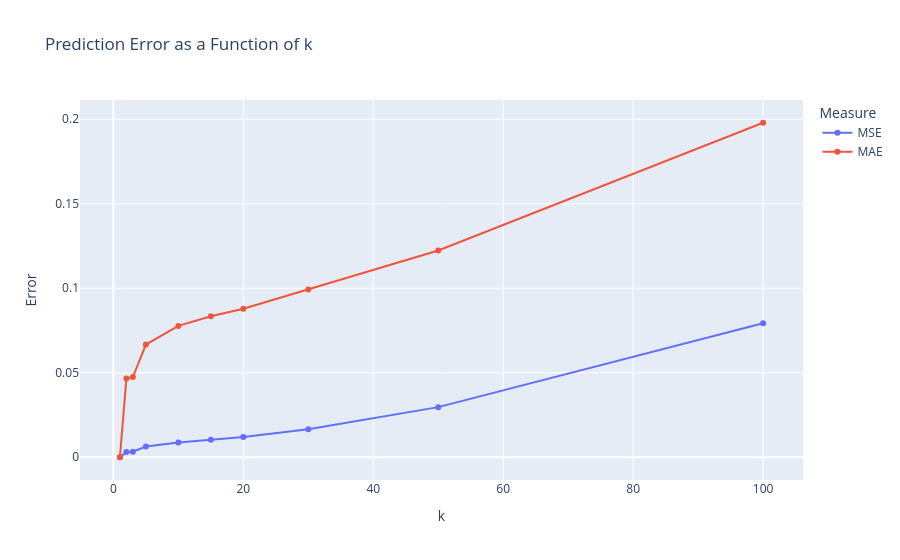

Notebook source saved alongside this figure:
### Code cell
fig = px.line(results, x = "k", y = ["MSE", "MAE"], markers = True,
              title = "Prediction Error as a Function of k",
              labels = {"value": "Error", "variable": "Measure"},
              height = 500)
fig

### Figure 1 — Plotly figure (JSON) as saved in the notebook; plotly's stock layout.template omitted (floating-point values rounded to 4 significant figures)
{"data": [{"hovertemplate": "Measure=MSE<br>k=%{x}<br>Error=%{y}<extra></extra>", "legendgroup": "MSE", "line": {"color": "#636efa", "dash": "solid"}, "marker": {"symbol": "circle"}, "mode": "lines+markers", "name": "MSE", "orientation": "v", "showlegend": true, "type": "scatter", "x": [1, 2, 3, 5, 10, 15, 20, 30, 50, 100], "xaxis": "x", "y": [0, 0.00314, 0.003307, 0.006338, 0.008696, 0.01036, 0.012, 0.01662, 0.02966, 0.07932], "yaxis": "y"}, {"hovertemplate": "Measure=MAE<br>k=%{x}<br>Error=%{y}<extra></extra>", "legendgroup": "MAE", "line": {"color": "#EF553B", "dash": "solid"}, "marker": {"symbol": "circle"}, "mode": "lines+markers", "name": "MAE", "orientation": "v", "showlegend": true, "type": "scatter", "x": [1, 2, 3, 5, 10, 15, 20, 30, 50, 100], "xaxis": "x", "y": [0, 0.04657, 0.04748, 0.06671, 0.07773, 0.08346, 0.08783, 0.09929, 0.1223, 0.1979], "yaxis": "y"}], "layout": {"autosize": true, "legend": {"title": {"text": "Measure"}, "tracegroupgap": 0}, "title": {"text": "Prediction Error as a Function of k"}, "xaxis": {"anchor": "y", "autorange": true, "domain": [0, 1], "range": [-5.067, 106.1], "title": {"text": "k"}, "type": "linear"}, "yaxis": {"anchor": "x", "autorange": true, "domain": [0, 1], "range": [-0.01394, 0.2119], "title": {"text": "Error"}, "type": "linear"}}}
